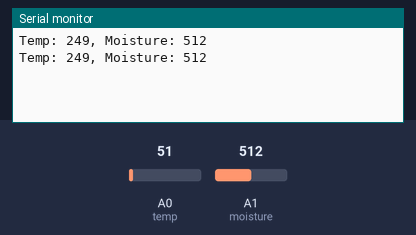
Bench run of a sketch on a simulated Arduino Uno, built with avr-gcc and run on an emulated ATmega328P. On the bench: the last lines printed to the serial monitor. Inputs (shaded band) come from the test bench; at power-on: A0 (temp) = 51, A1 (moisture) = 512.

Above: at 2.8 s.
2.9 s: A0 (temp) set to 61
At 3.8 s:
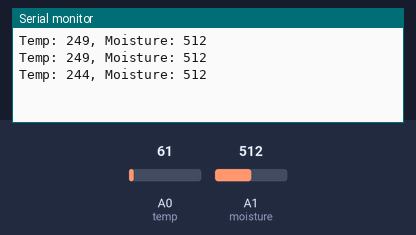
4.4 s: A1 (moisture) set to 716
At 5.4 s:
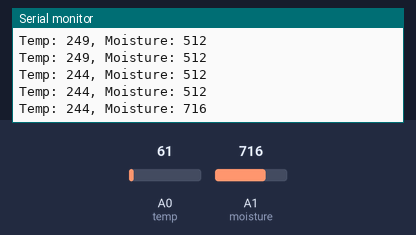
5.9 s: A0 (temp) set to 71
At 6.8 s:
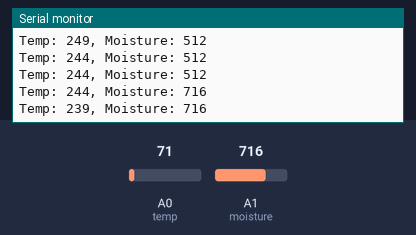
7.4 s: A1 (moisture) set to 900
At 8.8 s:
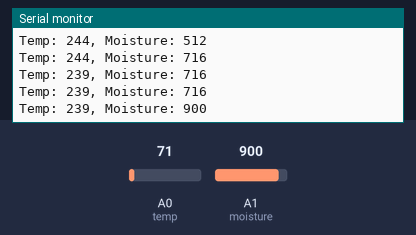
Timing chart, 0 to 9.9 s (numbered marks = the images above; inputs shaded):
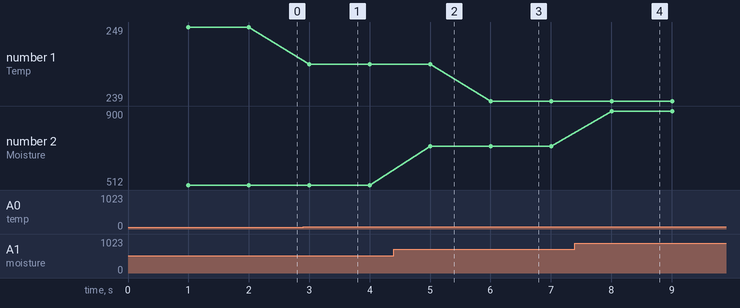

The sketch:

arduino_read_sensor.ino
```cpp
/*
 * Created by Henry James
 * https://henryjames.space
 *
 * Programme to read sensor data and
 * print to serial for Pi to read,
 * part of remote sensor project.
 */
////////////////////////////////////////////////////////////////////
#define temp A0
#define moisture A1
////////////////////////////////////////////////////////////////////
int moistValue;
int  Kelvin, Celsius;
////////////////////////////////////////////////////////////////////
void setup() {
  // put your setup code here, to run once:
  Serial.begin(9600);
  pinMode(temp, INPUT);
  pinMode(moisture, INPUT);
}
////////////////////////////////////////////////////////////////////
void loop() {
  delay(1000);

  // Read analog voltage and convert it to Kelvin (0.489 = 500/1023)
  Kelvin = analogRead(temp) * 0.489;

  // Convert Kelvin to degree Celsius
  Celsius = Kelvin - 273;

  if (Celsius < 0) {
    // Absolute value
    Celsius = abs(Celsius);
  }

  moistValue = analogRead(moisture);

  Serial.print("Temp: ");
  Serial.print(Celsius);
  Serial.print(", Moisture: ");
  Serial.println(moistValue);
}
////////////////////////////////////////////////////////////////////
```

Measured:
- after the input at 2.9 s, the serial monitor: prints a new line after 0.10 s (image 1)
- after the input at 4.4 s, the serial monitor: prints a new line after 0.60 s (image 2)
- after the input at 5.9 s, the serial monitor: prints a new line after 0.10 s (image 3)
- after the input at 7.4 s, the serial monitor: prints a new line after 0.61 s (image 4)
- plotted number 1: 249 → 244 after the input at 2.9 s, 244 → 239 after the input at 5.9 s
- plotted number 2: 512 → 716 after the input at 4.4 s, 716 → 900 after the input at 7.4 s
